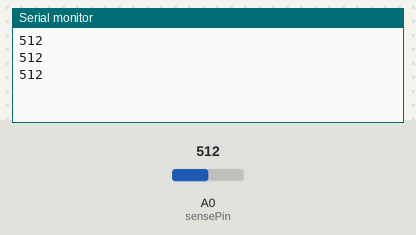
A sketch run on a simulated Arduino Uno, built with avr-gcc and run on an emulated ATmega328P. Parts: the last lines printed to the serial monitor. The test bench sets the inputs (shaded band); at power-on: A0 (sensePin) = 512.

Above: at 1.3 s.
1.4 s: A0 (sensePin) set to 716
At 1.9 s:
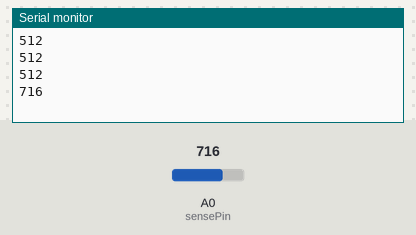
2.9 s: A0 (sensePin) set to 900
At 3.4 s:
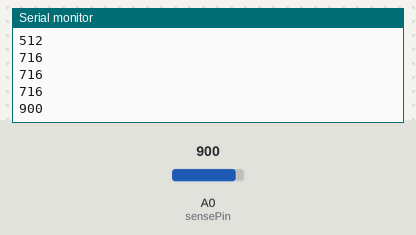
Timing chart, 0 to 5.9 s (numbered marks = the images above; inputs shaded):
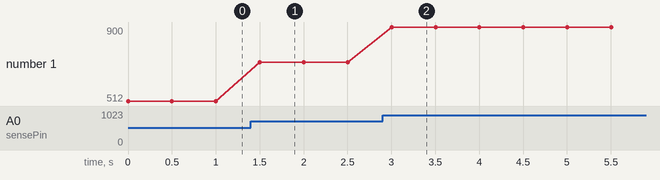

Measured:
- after the input at 1.4 s, the serial monitor: prints a new line after 0.10 s (image 1)
- after the input at 2.9 s, the serial monitor: prints a new line after 0.10 s (image 2)
- plotted number 1: 512 → 716 after the input at 1.4 s, 716 → 900 after the input at 2.9 s

The sketch:

PhotoResistor.ino
```cpp
int sensePin = 0;
int ledPin  = 9;
//int motionPin = 1; //Part 4

//int lastDist = 0; //Part 4
//int currentDist = 0; //Part 4
//int thresh = 200; //Part 4


//Part 1 and 2 setup
void setup(){
  analogReference(DEFAULT); //Going from 0 to 5V
  Serial.begin(9600);
}

void loop(){
  Serial.println(analogRead(sensePin));
  delay(500);
}

/*
//Part 3 and 4
void setup()
{
  pinMode(ledPin, OUTPUT);
}

void loop(){
  int val = analogRead(sensePin); //Part 2, 3 and 4
  //currentDist = analogRead(motionPin); //Part 4

  val = constrain(val,750,900); //Part 3
  int ledLevel = map(val,750,900,255,0); //Part 3

  /*
  //Part 4
  if ((currentDist > lastDist + thresh || currentDist < lastDist - thresh) && val < 800)
  {
    digitalWrite(ledPin, HIGH);
    delay(1000);
  }
  else
  {
    digitalWrite(ledPin, LOW);
  }
  lastDist = currentDist;
  */


  //analogWrite(ledPin,ledLevel); //Part 3
  //if(val<800) digitalWrite(ledPin,HIGH); //Part 2
  //else digitalWrite(ledPin,LOW); //Part 2

//}
```
